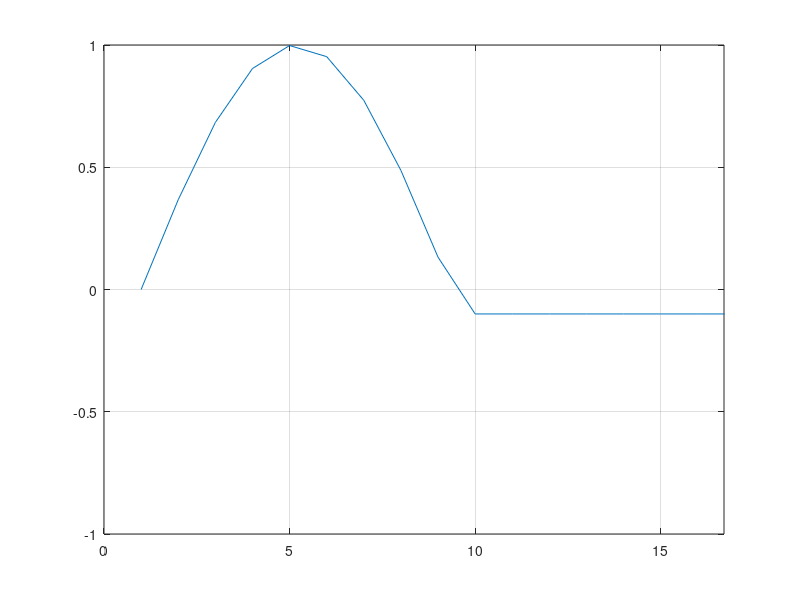

Write the MATLAB code that produced this figure.
fs = 11025;
ts = 1/fs;
duration = 1;
t = 0:1/fs:duration-ts;
f = 660;

x = sin(2*pi*f*t);

y = x; 
for i = 1:length(y)
    if (y(i) < -0.1) 
        y(i) = -0.1;
    end 
end

plot(y), axis([0, fs/f, -1, 1]); grid on; hold off;